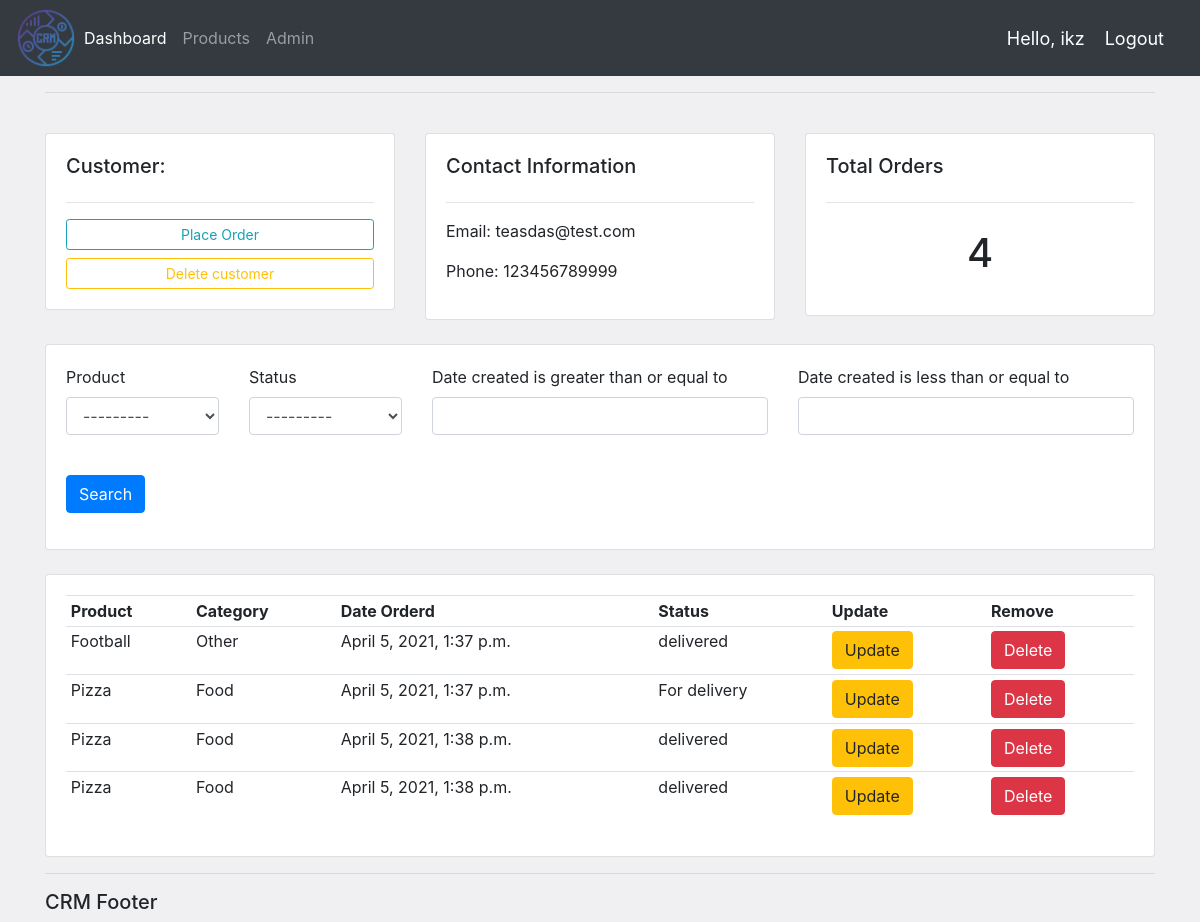
Page /customer/1 (signed in) on the committed database.
### accounts/models.py (models this page shows, shortened)
class Customer(models.Model):
    name = models.CharField(max_length=50, null=True)
    phone = models.IntegerField(null=True)
    email = models.EmailField(max_length=254, null=True)
    date_created = models.DateTimeField(auto_now_add=True)

class Order(models.Model):
    STATUS = (
        ('Pending', 'Pending'),
        ('For delivery', 'For delivery'),
        ('Delivered', 'Delivered'),
    )
    customer = models.ForeignKey(
        Customer, null=True, on_delete=models.SET_NULL)
    product = models.ForeignKey(Product, null=True, on_delete=models.SET_NULL)
    date_created = models.DateTimeField(auto_now_add=True, null=True)
    status = models.CharField(max_length=50, choices=STATUS)

class Product(models.Model):
    CATEGORY = (
        ('Food', 'Food'),
        ('Drink', 'Drink'),
        ('Other', 'Other'),
    )
    name = models.CharField(max_length=50, null=True)
    price = models.FloatField()
    tags = models.ManyToManyField(Tag)
    category = models.CharField(max_length=50, null=True, choices=CATEGORY)
    description = models.CharField(max_length=50, null=True, blank=True)
    date_created = models.DateTimeField(auto_now_add=True, null=True)
    def __str__(self):
        return self.name

### accounts/views.py (the view)
# urls.py: path('customer/<str:pk>', views.customer, name="customer"),
@login_required(login_url='login')
def customer(request, pk):
    customer = get_object_or_404(Customer, id=pk)
    orders = customer.order_set.all()
    orders_count = orders.count()
    myFilter = OrderFilter(request.GET, queryset=orders)
    orders = myFilter.qs
    context = {'customer': customer, 'orders': orders,
               'orders_count': orders_count, 'myFilter': myFilter}
    return render(request, 'accounts/customer.html', context)

### accounts/templates/accounts/customer.html
{% extends 'accounts/main.html' %}
{% load crispy_forms_tags %}
{% block content %}
<br>
<div class="row">
    <div class="col-md">
        <div class="card card-body">
            <h5>Customer:</h5>
            <hr>
            <a class="btn btn-outline-info  btn-sm btn-block" href="{% url 'create_order' customer.id %}">Place
                Order</a>
            <a class="btn btn-outline-warning  btn-sm btn-block" href="{% url 'customer_delete' customer.id %}">Delete
                customer</a>
        </div>
    </div>
    <div class="col-md">
        <div class="card card-body">
            <h5>Contact Information</h5>
            <hr>
            <p>Email: {{customer.email}}</p>
            <p>Phone: {{customer.phone}}</p>
        </div>
    </div>
    <div class="col-md">
        <div class="card card-body">
            <h5>Total Orders</h5>
            <hr>
            <h1 style="text-align: center;padding: 10px">{{orders_count}}</h1>
        </div>
    </div>
</div>
<br>
<div class="row">
    <div class="col">
        <div class="card card-body">
            <form method="get">
                <div class="row">
                    <div class="col-2">
                        {{ myFilter.form.product|as_crispy_field }}
                    </div>
                    <div class="col-2">
                        {{ myFilter.form.status|as_crispy_field }}
                    </div>
                    <div class="col-4">
                        {{ myFilter.form.start_date|as_crispy_field }}
                    </div>
                    <div class="col-4">
                        {{ myFilter.form.end_date|as_crispy_field }}
                    </div>
                    <div class=col-2><br><button class="btn btn-small btn-primary" type="submit">Search</button></div>
                </div>
            </form>
        </div>
    </div>
</div>
<br>
<div class="row">
    <div class="col-md">
        <div class="card card-body">
            <table class="table table-sm">
                <tr>
                    <th>Product</th>
                    <th>Category</th>
                    <th>Date Orderd</th>
                    <th>Status</th>
                    <th>Update</th>
                    <th>Remove</th>
                </tr>
                {% for order in orders %}
                <tr>
                    <td>{{order.product}}</td>
                    <td>{{order.product.category}}</td>
                    <td>{{order.date_created}}</td>
                    <td>{{order.status}}</td>
                    <td> <a class="btn btn-warning" href="{% url 'update_order' order.pk%}">Update</a></td>
                    <td> <a class="btn btn-danger" href="{% url 'delete_order' order.pk%}">Delete</a></td>
                </tr>
                {% endfor %}
            </table>
        </div>
    </div>
</div>
{% endblock content %}

### accounts/templates/accounts/navbar.html (shortened to what this page needs)
{% load static %}
<nav class="navbar navbar-expand-lg navbar-dark bg-dark">
    <img src="{% static 'images/logo.png' %}" height="60px" alt="logo image">
    <div class="collapse navbar-collapse" id="navbarNav">
        <ul class="navbar-nav">
            <li class="nav-item active">
                <a class="nav-link" href="{%url 'home'%}">Dashboard</a>
            </li>
            <li class="nav-item">
                <a class="nav-link" href="{%url 'products' %}">Products</a>
            </li>
            <li class="nav-item">
                <a class="nav-link" href="{%url 'admin:index'%}">Admin</a>
            </li>
        </ul>
    </div>
    <span class="hello-msg">Hello, {{request.user}}</span>
    <span><a class="hello-msg" href="{% url 'logout' %}">Logout</a></span>
</nav>

### static/css/main.css (style rules this page uses)
body { background-color: #f0f0f3; }

### accounts/templates/accounts/navbar.html (style rules this page uses)
.hello-msg { font-size: 18px; color: #fff; margin-right: 20px; }

### rows in the picture
Customer: email "teasdas@test.com", phone "123456789999"
Order: product "Football", product.category "Other", date_created "April 5, 2021, 1:37 p.m.", status "delivered"
Order: product "Pizza", product.category "Food", date_created "April 5, 2021, 1:37 p.m.", status "For delivery"
Order: product "Pizza", product.category "Food", date_created "April 5, 2021, 1:38 p.m.", status "delivered"
Order: product "Pizza", product.category "Food", date_created "April 5, 2021, 1:38 p.m.", status "delivered"

### other values in the picture
{{ request.user }} "ikz"
{{ orders_count }} "4"
